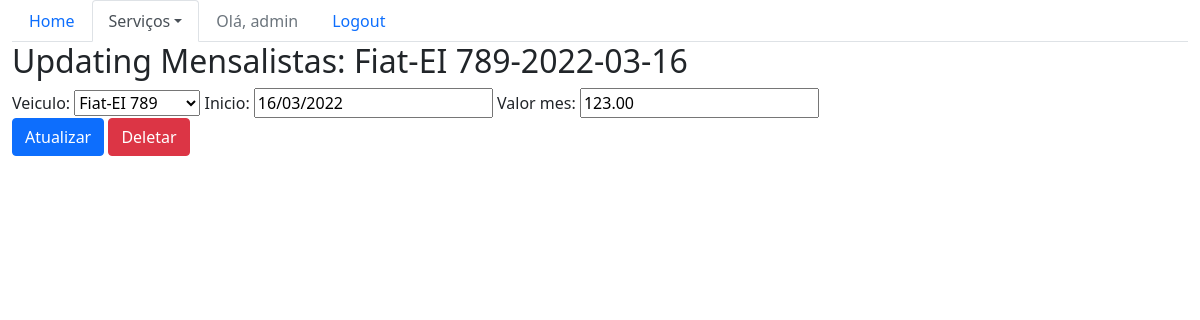
/sistema/mensalista-update/3 (signed in), run on the app's committed database.
### core/models.py (models this page shows, shortened)
class Mensalista(models.Model):
    veiculo = models.ForeignKey(Veiculo, on_delete=models.CASCADE)
    inicio = models.DateField()
    valor_mes = models.DecimalField(max_digits=5, decimal_places=2)
    def __str__(self):
        return str(self.veiculo) + '-' + str(self.inicio)

class Veiculo(models.Model):
    marca = models.ForeignKey(Marca, on_delete=models.CASCADE)
    proprietario = models.ForeignKey(Pessoa, on_delete=models.CASCADE)
    placa = models.CharField(max_length=20)
    cor = models.CharField(max_length=15)
    observacoes = models.TextField(max_length=200)
    def __str__(self):
        return self.marca.nome + '-' + self.placa

class Marca(models.Model):
    nome = models.CharField(max_length=50)

### core/views.py (the view)
# urls.py: path("mensalista-update/<id>", mensalista_update, name='core_mensalista_update'),
@login_required
def mensalista_update(request, id):
    data = {}
    mensalista = Mensalista.objects.get(id=id)
    form = MensalistaForm(request.POST or None, instance=mensalista)
    data['mensalista'] = mensalista
    data['form'] = form
    if request.method == "POST":
        if form.is_valid():
            form.save()
            return redirect('core_lista_mensalistas')
    else:
        return render(request, 'core/update_mensalista.html', data)

### core/forms.py
class MensalistaForm(ModelForm):
    class Meta:
        model = Mensalista
        fields= ['veiculo','inicio','valor_mes']

### core/templates/core/update_mensalista.html (shortened to what this page needs)
{% extends 'base.html' %}
{% load bootstrap %}
{%block menu%}
    <ul class="nav nav-tabs">
        <li class="nav-item">
          <a class="nav-link " href="{% url 'core_home' %}">Home</a>
        </li>
        <li class="nav-item dropdown">
          <a class="nav-link dropdown-toggle active" data-toggle="dropdown" href="#" role="button" aria-haspopup="true" aria-expanded="false">Serviços</a>
        </li>
        {%if user.is_authenticated %}
        <li class="nav-item ">
          <a class="nav-link disabled" href="">Olá, {{user}}</a>
        </li>
        <li class="nav-item">
          <a class="nav-link" href="{% url 'logout' %}">Logout</a>
        </li>
        {% else %}
        <li class="nav-item">
          <a class="nav-link" href="{% url 'login' %}">Login</a>
        </li>
        {% endif %}
    </ul>
{%endblock%}
{%block main%}
<div class="row">
    <div class="col-sm-12">
        <h2>Updating Mensalistas: {{mensalista}}</h2>
        <form action="{% url 'core_mensalista_update' mensalista.id %}" method="POST">
            {{form|bootstrap}}
        <br>
        <button type="submit" class="btn btn-primary">Atualizar</button>
        <a href="{% url 'core_mensalista_delete' mensalista.id %}" class="btn btn-danger">Deletar</a>
        </form>
    </div>
</div>
{%endblock%}

### data on the page
Mensalista: veiculo+inicio "Fiat-EI 789-2022-03-16", veiculo "Fiat-EI 789", inicio "16/03/2022", valor_mes "123.00"

### other printed values
{{ user }} "admin"
